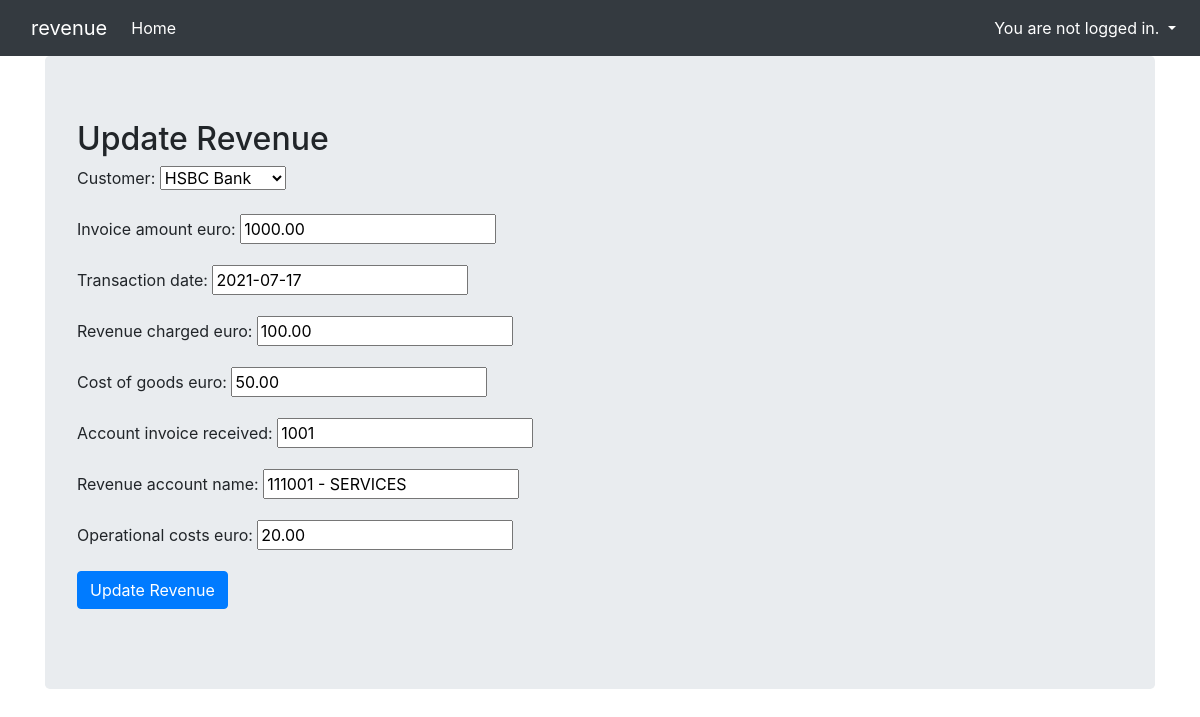
/revenue/1/update, run on the app's committed database.
### revenue/models.py (models this page shows, shortened)
class Revenue(models.Model):
    customer                = models.ForeignKey('Customer',on_delete=models.PROTECT)
    invoice_amount_euro     = models.DecimalField(decimal_places=2,max_digits=6)
    transaction_date        = models.DateField()
    revenue_charged_euro    = models.DecimalField(default=0,decimal_places=2,max_digits=6)
    cost_of_goods_euro      = models.DecimalField(default=0,decimal_places=2,max_digits=6)
    account_invoice_received = models.PositiveIntegerField()
    revenue_account_name  = models.CharField(max_length=50,default=111001)
    operational_costs_euro  = models.DecimalField(default=0,decimal_places=2,max_digits=6)

### revenue/views.py (the view)
# urls.py: path('revenue/<int:pk>/update',UpdateRev.as_view(),name='update_rev'),
class UpdateRev(UpdateView):
    model = Revenue
    template_name = 'update_rev.html'
    context_object_name = 'updatecontext'
    success_url = reverse_lazy('revenue')
    fields = '__all__'

### revenue/models.py (called while the page is built)
    def __str__(self):
        return self.name

### revenue/templates/update_rev.html (shortened to what this page needs)
{% extends "base.html" %}
{% block content %}
<h2>Update Revenue</h2>
<form method="post">
    {{ form.as_p }}
    <input type="submit" value="Update Revenue" class="btn btn-primary">
</form>
{% endblock %}

### data on the page
Revenue: customer "HSBC Bank", invoice_amount_euro "1000.00", transaction_date "2021-07-17", revenue_charged_euro "100.00", cost_of_goods_euro "50.00", account_invoice_received "1001", revenue_account_name "111001 - SERVICES", operational_costs_euro "20.00"
